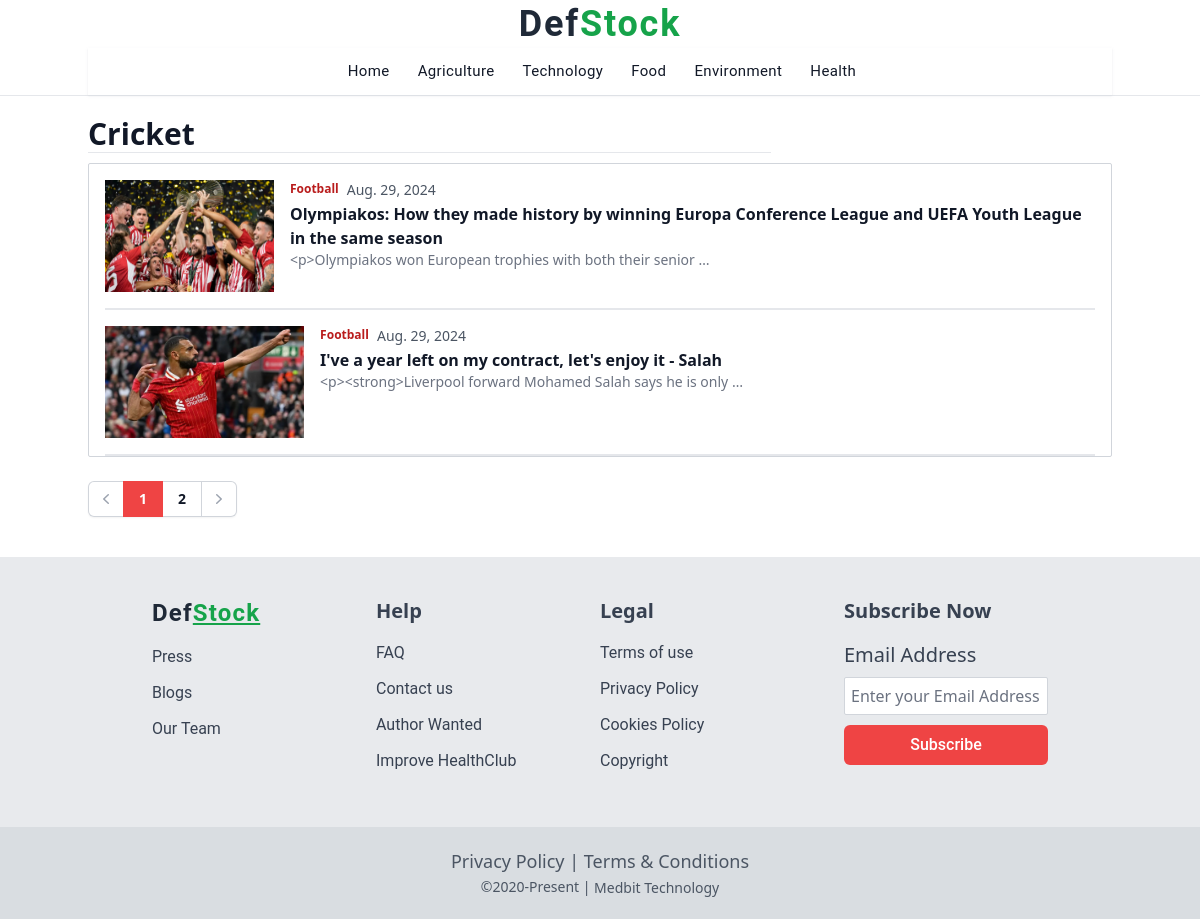
The page /category_blogs/football/ on the database its author committed.
### blog/models.py (models this page shows, shortened)
class Blog(models.Model):
    user = models.ForeignKey(
        User,
        related_name='user_blogs',
        on_delete=models.CASCADE,
        null=True
    )
    category = models.ForeignKey(
        Category,
        related_name='category_blogs',
        on_delete=models.CASCADE,
        null=True
    )
    tags = models.ManyToManyField(
        Tag,
        related_name='tag_blogs',
        blank=True
    )
    likes = models.ManyToManyField(
        User,
        related_name='user_likes',
        blank=True
    )
    title = models.CharField(
        max_length=250
    )
    slug = models.SlugField(max_length=150, null=True, blank=True)
    banner = models.ImageField(upload_to='blog_banners')
    description = RichTextField()
    created_date = models.DateField(auto_now_add=True)

class Category(models.Model):
    title = models.CharField(max_length=150, unique=True)
    slug = models.SlugField(null=True, blank=True)
    created_date = models.DateField(auto_now_add=True)

### blog/views.py (the view)
# urls.py: path('category_blogs/<str:slug>/', views.category_blogs, name='category_blogs'),
def category_blogs(request, slug):
    category = get_object_or_404(Category, slug=slug)
    queryset = category.category_blogs.all()
    tags = Tag.objects.order_by('-created_date')[:4]
    page = request.GET.get('page', 1)
    paginator = Paginator(queryset, 5)
    all_blogs = Blog.objects.order_by('-created_date')[:5]
    try:
        blogs = paginator.page(page)
    except EmptyPage:
        blogs = paginator.page(1)
    except PageNotAnInteger:
        blogs = paginator.page(1)
        return redirect('blogs')
    context ={
        "blogs": blogs,
        "tags": tags,
        "all_blogs": all_blogs,
        "queryset": queryset
    }
    return render(request, 'pages/category_blogs.html', context=context)

### blog/context_processors.py (called while the page is built)
def get_all_categories(request):
    categories = Category.objects.all()
    context = {
        "categories": categories
    }
    return context

### templates/pages/category_blogs.html (shortened to what this page needs)
{% extends "../base.html" %}
{% block content %}
<div class='mt-5'>
    <h2 class='text-3xl font-bold text-gray-900 '>Cricket{{ category.title|title }} {{ blog.count }}</h2>
    <hr class="border-1 w-2/3" />
    <div class='gap-x-3'>
      <div class='gap-0.5 '>
        <div class=" border rounded-sm border-gray-300 px-4 mt-2.5">
        {% for blog in blogs %}
        {% include "../components/blog_card.html" %}
        {% endfor %}
        </div>
      </div>
    </div>
    <div class="">
      {% include "../components/pagination.html" %}
    </div>
</div>
  {% endblock content %}

### templates/components/blog_card.html
<div class="w-full ">
    <div class="flex space-x-4 pt-4 pb-4 border-b-2">
      <div class=" overflow-hidden bg-cover bg-no-repeat">
        <img
            class="w-auto h-28 "
          src="{{ blog.banner.url }}"
          alt="PostCategoryImage"/>
      </div>
      <div>
        <div class="flex space-x-2">
          <p class="sm:text-[11px] md:text-[12px] hover: hover:cursor-pointer font-bold text-red-700">
            {{ blog.category.title }}
          </p>
          <p class="text-gray-600 text-sm text-[13px]">
            {{ blog.created_date }}
          </p>
        </div>
        <div>
          <h1
            class="font-bold  mt-0.5 hover:cursor-pointer text-gray-900 hover:underline">
            {{ blog.title }}
          </h1>
          <p class="text-sm text-gray-500">
            {{ blog.description|truncatewords:8 }}
          </p>
        </div>
      </div>
    </div>
</div>

### rows shown on the page
Blog: banner (picture), category "Football", created_date "Aug. 29, 2024", title "Olympiakos: How they made history by winning Europa Conference League and UEFA Youth League in the same season", description "<p>Olympiakos won European trophies with both their senior …"
Blog: banner (picture), category "Football", created_date "Aug. 29, 2024", title "I've a year left on my contract, let's enjoy it - Salah", description "<p><strong>Liverpool forward Mohamed Salah says he is only …"
